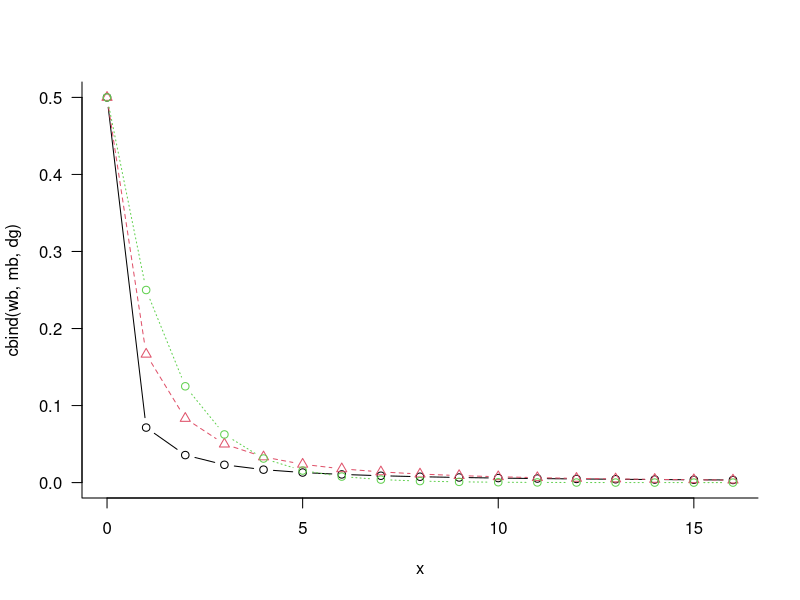

The R script that drew this image:
library(VGAM)
par(las =1, bty = "l")
x <- 0:16
wb <- dbetageom(x, shape1 = 0.2, shape2 = 0.2)
mb <- dbetageom(x, shape1 = 1, shape2 = 1)
dg <- dgeom(x, prob = 0.5)
matplot(x, cbind(wb, mb, dg), type = "b", pch = 1:2)
